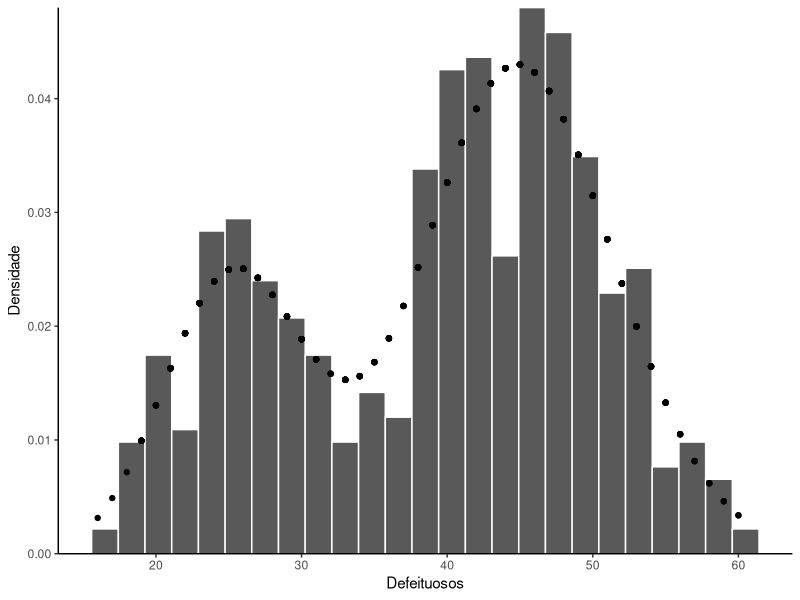

Here is the R script that generated this plot:
# entrada de dados ----
library(tidyverse)

dados <- read.csv2("trabalho pratico 4/data.csv",
                   col.names = c("lote", "defeituosos")) %>%
  mutate(prop = defeituosos/500)

alfaa <- 1
alfab <- 1
betaa <- 1
betab <- 1
alfap <- 1
betap <- 1
B <- 10000
S <- 10000




# Para cada algoritmo, após obter as estimativas para p, θA e θB, 
# plotar no mesmo gráfico o histograma dos dados juntamente com a 
#função de probabilidade estimada para a mistura das binomiais

# metodo EM ----

# Inicializar θA e θB tomando elemento da amostra ao acaso e dividindo por n, e p 
# usando uma distribuição uniforme(0,1). Parar o algoritmo quando, para todo i,
# |γi(k+1)− γi(k) | < 10−9.

#inicializando thetaA e thetaB
set.seed(1234)
thetaA <- sample(dados$prop, 1)
thetaB <- sample(dados$prop, 1)
p <- runif(1)


## prepara dados de iteração com primeiro gamma ----
itera <- dados %>% #gamma k+1
  mutate(gamma1 = p*dbinom(defeituosos, size = 500, prob = thetaB)/
           ((1-p)*dbinom(defeituosos, size = 500, prob = thetaA)+
              p*dbinom(defeituosos, size = 500, prob = thetaB)),
         um_menos_gama1 = 1-gamma1)

itera$dif <- 1 #dif inicial para não travar o while

## inicia iterações ----

contador <- 0

while(any(itera$dif > 10^(-9)) == TRUE){
  
  contador <- contador+1
  
  itera$gamma2 <- itera$gamma1 #guarda o gama k
  
  ## M step ----
  
  thetaA <- sum(itera$defeituosos*(itera$um_menos_gama1))/(500*sum(itera$um_menos_gama1))
  thetaB <- sum(itera$defeituosos*(itera$gamma1))/(500*sum(itera$gamma1))
  p <- sum(itera$gamma1)/500
  
  ## E step ----
  
  itera <- itera %>%
    mutate(gamma1 = p*dbinom(defeituosos, size = 500, prob = thetaB)/
             ((1-p)*dbinom(defeituosos, size = 500, prob = thetaA)+
                p*dbinom(defeituosos, size = 500, prob = thetaB)),
           um_menos_gama1 = 1-gamma1)
  
  itera$dif <- itera$gamma1 - itera$gamma2
}

## funcao de probabilidade ----
Py <- function(y){
  return((1-p)*dbinom(y, size = 500, prob = thetaA)+ p*dbinom(y, size = 500, prob = thetaB))
}

## histograma ----

dados_plot <- data.frame(x = dados$defeituosos, y = Py(dados$defeituosos))

histograma_em <- ggplot(dados, aes(x = defeituosos))+
  geom_histogram(aes(y = ..density..),bins = 25, color = "white")+
  geom_point(data = dados_plot, aes(x = x, y = y))+
  labs(y = "Densidade", x = "Defeituosos")+
  scale_y_continuous(expand = c(0,0))+
  theme_bw()+
  theme(panel.grid = element_blank(),
        panel.border = element_blank(),
        axis.line = element_line())
  
